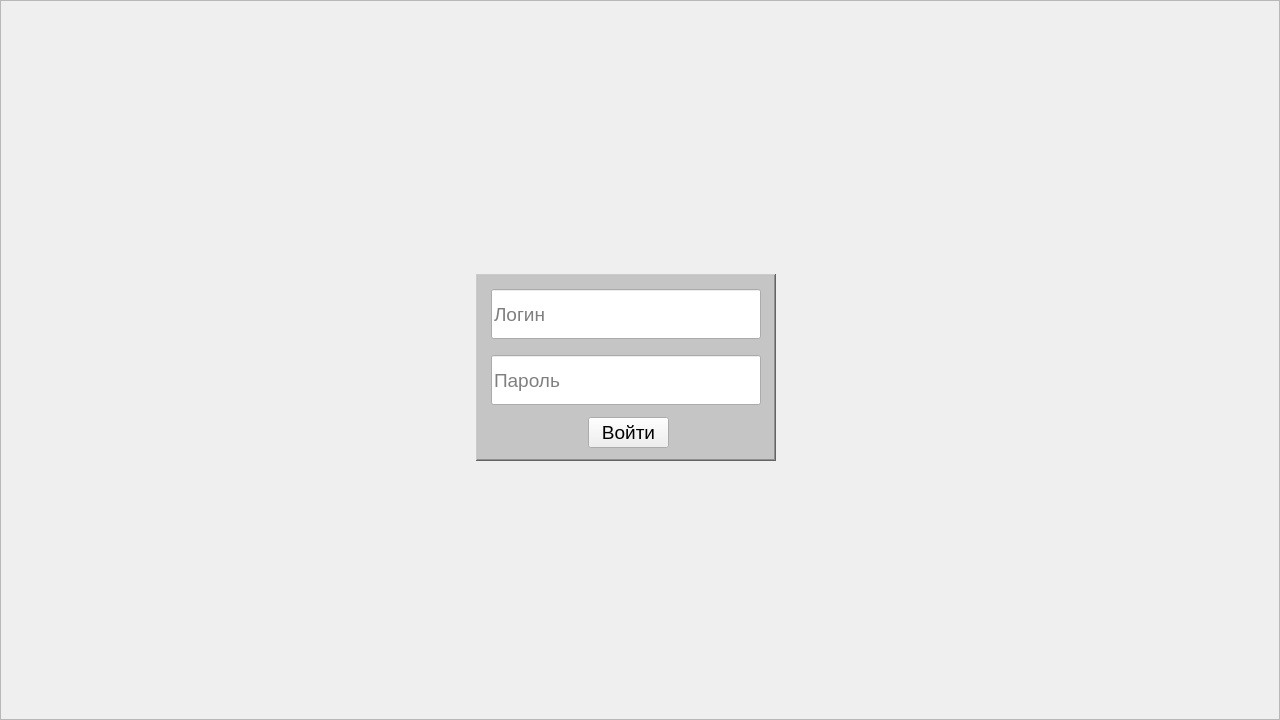
   <widget class="QFrame" name="Autorization">
    <property name="geometry">
     <rect>
      <x>0</x>
      <y>1000</y>
      <width>1280</width>
      <height>720</height>
     </rect>
    </property>
    <property name="frameShape">
     <enum>QFrame::StyledPanel</enum>
    </property>
    <property name="frameShadow">
     <enum>QFrame::Raised</enum>
    </property>
    <widget class="QLabel" name="LB_Background_2">
     <property name="geometry">
      <rect>
       <x>0</x>
       <y>0</y>
       <width>1280</width>
       <height>720</height>
      </rect>
     </property>
     <property name="frameShadow">
      <enum>QFrame::Plain</enum>
     </property>
     <property name="text">
      <string/>
     </property>
     <property name="pixmap">
      <pixmap resource="rsc.qrc">:/new/prefix1/backg.jpg</pixmap>
     </property>
     <property name="scaledContents">
      <bool>true</bool>
     </property>
    </widget>
    <widget class="QLineEdit" name="lineEdit_Password">
     <property name="geometry">
      <rect>
       <x>491</x>
       <y>355</y>
       <width>270</width>
       <height>50</height>
      </rect>
     </property>
     <property name="font">
      <font>
       <pointsize>14</pointsize>
      </font>
     </property>
     <property name="text">
      <string/>
     </property>
     <property name="placeholderText">
      <string>Пароль</string>
     </property>
    </widget>
    <widget class="QLabel" name="label_16">
     <property name="geometry">
      <rect>
       <x>-106</x>
       <y>952</y>
       <width>1280</width>
       <height>720</height>
      </rect>
     </property>
     <property name="text">
      <string/>
     </property>
     <property name="scaledContents">
      <bool>true</bool>
     </property>
     <property name="alignment">
      <set>Qt::AlignLeading|Qt::AlignLeft|Qt::AlignVCenter</set>
     </property>
    </widget>
    <widget class="QLabel" name="label_17">
     <property name="enabled">
      <bool>true</bool>
     </property>
     <property name="geometry">
      <rect>
       <x>476</x>
       <y>274</y>
       <width>300</width>
       <height>187</height>
      </rect>
     </property>
     <property name="palette">
      <palette>
       <active>
        <colorrole role="WindowText">
         <brush brushstyle="SolidPattern">
          <color alpha="255">
           <red>0</red>
           <green>0</green>
           <blue>0</blue>
          </color>
         </brush>
        </colorrole>
        <colorrole role="Button">
         <brush brushstyle="SolidPattern">
          <color alpha="180">
           <red>180</red>
           <green>180</green>
           <blue>180</blue>
          </color>
         </brush>
        </colorrole>
        <colorrole role="Light">
         <brush brushstyle="SolidPattern">
          <color alpha="255">
           <red>127</red>
           <green>255</green>
           <blue>127</blue>
          </color>
         </brush>
        </colorrole>
        <colorrole role="Midlight">
         <brush brushstyle="SolidPattern">
          <color alpha="255">
           <red>63</red>
           <green>255</green>
           <blue>63</blue>
          </color>
         </brush>
        </colorrole>
        <colorrole role="Dark">
         <brush brushstyle="SolidPattern">
          <color alpha="255">
           <red>0</red>
           <green>127</green>
           <blue>0</blue>
          </color>
         </brush>
        </colorrole>
        <colorrole role="Mid">
         <brush brushstyle="SolidPattern">
          <color alpha="255">
           <red>0</red>
           <green>170</green>
           <blue>0</blue>
          </color>
         </brush>
        </colorrole>
        <colorrole role="Text">
         <brush brushstyle="SolidPattern">
          <color alpha="255">
           <red>0</red>
           <green>0</green>
           <blue>0</blue>
          </color>
         </brush>
        </colorrole>
        <colorrole role="BrightText">
         <brush brushstyle="SolidPattern">
          <color alpha="255">
           <red>255</red>
           <green>255</green>
           <blue>255</blue>
          </color>
         </brush>
        </colorrole>
        <colorrole role="ButtonText">
         <brush brushstyle="SolidPattern">
          <color alpha="255">
           <red>0</red>
           <green>0</green>
           <blue>0</blue>
          </color>
         </brush>
        </colorrole>
        <colorrole role="Base">
         <brush brushstyle="SolidPattern">
          <color alpha="180">
           <red>180</red>
           <green>180</green>
           <blue>180</blue>
          </color>
         </brush>
        </colorrole>
        <colorrole role="Window">
         <brush brushstyle="SolidPattern">
          <color alpha="180">
           <red>180</red>
           <green>180</green>
           <blue>180</blue>
          </color>
         </brush>
        </colorrole>
        <colorrole role="Shadow">
         <brush brushstyle="SolidPattern">
          <color alpha="255">
           <red>0</red>
           <green>0</green>
           <blue>0</blue>
          </color>
         </brush>
        </colorrole>
        <colorrole role="AlternateBase">
         <brush brushstyle="SolidPattern">
          <color alpha="255">
           <red>127</red>
           <green>255</green>
           <blue>127</blue>
          </color>
         </brush>
        </colorrole>
        <colorrole role="ToolTipBase">
         <brush brushstyle="SolidPattern">
          <color alpha="255">
           <red>255</red>
           <green>255</green>
           <blue>220</blue>
          </color>
         </brush>
        </colorrole>
        <colorrole role="ToolTipText">
         <brush brushstyle="SolidPattern">
          <color alpha="255">
           <red>0</red>
           <green>0</green>
           <blue>0</blue>
          </color>
         </brush>
        </colorrole>
        <colorrole role="PlaceholderText">
         <brush brushstyle="SolidPattern">
          <color alpha="127">
           <red>0</red>
           <green>0</green>
           <blue>0</blue>
          </color>
         </brush>
        </colorrole>
        <colorrole role="Accent">
         <brush brushstyle="SolidPattern">
          <color alpha="255">
           <red>255</red>
           <green>255</green>
           <blue>255</blue>
          </color>
         </brush>
        </colorrole>
       </active>
       <inactive>
        <colorrole role="WindowText">
         <brush brushstyle="SolidPattern">
          <color alpha="255">
           <red>0</red>
           <green>0</green>
           <blue>0</blue>
          </color>
         </brush>
        </colorrole>
        <colorrole role="Button">
         <brush brushstyle="SolidPattern">
          <color alpha="180">
           <red>180</red>
           <green>180</green>
           <blue>180</blue>
          </color>
         </brush>
        </colorrole>
        <colorrole role="Light">
         <brush brushstyle="SolidPattern">
          <color alpha="255">
           <red>127</red>
           <green>255</green>
           <blue>127</blue>
          </color>
         </brush>
        </colorrole>
        <colorrole role="Midlight">
         <brush brushstyle="SolidPattern">
          <color alpha="255">
           <red>63</red>
           <green>255</green>
           <blue>63</blue>
          </color>
         </brush>
        </colorrole>
        <colorrole role="Dark">
         <brush brushstyle="SolidPattern">
          <color alpha="255">
           <red>0</red>
           <green>127</green>
           <blue>0</blue>
          </color>
         </brush>
        </colorrole>
        <colorrole role="Mid">
         <brush brushstyle="SolidPattern">
          <color alpha="255">
           <red>0</red>
           <green>170</green>
           <blue>0</blue>
          </color>
         </brush>
        </colorrole>
        <colorrole role="Text">
         <brush brushstyle="SolidPattern">
          <color alpha="255">
           <red>0</red>
           <green>0</green>
           <blue>0</blue>
          </color>
         </brush>
        </colorrole>
        <colorrole role="BrightText">
         <brush brushstyle="SolidPattern">
          <color alpha="255">
           <red>255</red>
           <green>255</green>
           <blue>255</blue>
          </color>
         </brush>
        </colorrole>
        <colorrole role="ButtonText">
         <brush brushstyle="SolidPattern">
          <color alpha="255">
           <red>0</red>
           <green>0</green>
           <blue>0</blue>
          </color>
         </brush>
        </colorrole>
        <colorrole role="Base">
         <brush brushstyle="SolidPattern">
          <color alpha="180">
           <red>180</red>
           <green>180</green>
           <blue>180</blue>
          </color>
         </brush>
        </colorrole>
        <colorrole role="Window">
         <brush brushstyle="SolidPattern">
          <color alpha="180">
           <red>180</red>
           <green>180</green>
           <blue>180</blue>
          </color>
         </brush>
        </colorrole>
        <colorrole role="Shadow">
         <brush brushstyle="SolidPattern">
          <color alpha="255">
           <red>0</red>
           <green>0</green>
           <blue>0</blue>
          </color>
         </brush>
        </colorrole>
        <colorrole role="AlternateBase">
         <brush brushstyle="SolidPattern">
          <color alpha="255">
           <red>127</red>
           <green>255</green>
           <blue>127</blue>
          </color>
         </brush>
        </colorrole>
        <colorrole role="ToolTipBase">
         <brush brushstyle="SolidPattern">
          <color alpha="255">
           <red>255</red>
           <green>255</green>
           <blue>220</blue>
          </color>
         </brush>
        </colorrole>
        <colorrole role="ToolTipText">
         <brush brushstyle="SolidPattern">
          <color alpha="255">
           <red>0</red>
           <green>0</green>
           <blue>0</blue>
          </color>
         </brush>
        </colorrole>
        <colorrole role="PlaceholderText">
         <brush brushstyle="SolidPattern">
          <color alpha="127">
           <red>0</red>
           <green>0</green>
           <blue>0</blue>
          </color>
         </brush>
        </colorrole>
        <colorrole role="Accent">
         <brush brushstyle="SolidPattern">
          <color alpha="255">
           <red>255</red>
           <green>255</green>
           <blue>255</blue>
          </color>
         </brush>
        </colorrole>
       </inactive>
       <disabled>
        <colorrole role="WindowText">
         <brush brushstyle="SolidPattern">
          <color alpha="255">
           <red>0</red>
           <green>127</green>
           <blue>0</blue>
          </color>
         </brush>
        </colorrole>
        <colorrole role="Button">
         <brush brushstyle="SolidPattern">
          <color alpha="180">
           <red>180</red>
           <green>180</green>
           <blue>180</blue>
          </color>
         </brush>
        </colorrole>
        <colorrole role="Light">
         <brush brushstyle="SolidPattern">
          <color alpha="255">
           <red>127</red>
           <green>255</green>
           <blue>127</blue>
          </color>
         </brush>
        </colorrole>
        <colorrole role="Midlight">
         <brush brushstyle="SolidPattern">
          <color alpha="255">
           <red>63</red>
           <green>255</green>
           <blue>63</blue>
          </color>
         </brush>
        </colorrole>
        <colorrole role="Dark">
         <brush brushstyle="SolidPattern">
          <color alpha="255">
           <red>0</red>
           <green>127</green>
           <blue>0</blue>
          </color>
         </brush>
        </colorrole>
        <colorrole role="Mid">
         <brush brushstyle="SolidPattern">
          <color alpha="255">
           <red>0</red>
           <green>170</green>
           <blue>0</blue>
          </color>
         </brush>
        </colorrole>
        <colorrole role="Text">
         <brush brushstyle="SolidPattern">
          <color alpha="255">
           <red>0</red>
           <green>127</green>
           <blue>0</blue>
          </color>
         </brush>
        </colorrole>
        <colorrole role="BrightText">
         <brush brushstyle="SolidPattern">
          <color alpha="255">
           <red>255</red>
           <green>255</green>
           <blue>255</blue>
          </color>
         </brush>
        </colorrole>
        <colorrole role="ButtonText">
         <brush brushstyle="SolidPattern">
          <color alpha="255">
           <red>0</red>
           <green>127</green>
           <blue>0</blue>
          </color>
         </brush>
        </colorrole>
        <colorrole role="Base">
         <brush brushstyle="SolidPattern">
          <color alpha="180">
           <red>180</red>
           <green>180</green>
           <blue>180</blue>
          </color>
         </brush>
        </colorrole>
        <colorrole role="Window">
         <brush brushstyle="SolidPattern">
          <color alpha="180">
           <red>180</red>
           <green>180</green>
           <blue>180</blue>
          </color>
         </brush>
        </colorrole>
        <colorrole role="Shadow">
         <brush brushstyle="SolidPattern">
          <color alpha="255">
           <red>0</red>
           <green>0</green>
           <blue>0</blue>
          </color>
         </brush>
        </colorrole>
        <colorrole role="AlternateBase">
         <brush brushstyle="SolidPattern">
          <color alpha="255">
           <red>0</red>
           <green>255</green>
           <blue>0</blue>
          </color>
         </brush>
        </colorrole>
        <colorrole role="ToolTipBase">
         <brush brushstyle="SolidPattern">
          <color alpha="255">
           <red>255</red>
           <green>255</green>
           <blue>220</blue>
          </color>
         </brush>
        </colorrole>
        <colorrole role="ToolTipText">
         <brush brushstyle="SolidPattern">
          <color alpha="255">
           <red>0</red>
           <green>0</green>
           <blue>0</blue>
          </color>
         </brush>
        </colorrole>
        <colorrole role="PlaceholderText">
         <brush brushstyle="SolidPattern">
          <color alpha="127">
           <red>0</red>
           <green>127</green>
           <blue>0</blue>
          </color>
         </brush>
        </colorrole>
        <colorrole role="Accent">
         <brush brushstyle="SolidPattern">
          <color alpha="255">
           <red>76</red>
           <green>255</green>
           <blue>76</blue>
          </color>
         </brush>
        </colorrole>
       </disabled>
      </palette>
     </property>
     <property name="focusPolicy">
      <enum>Qt::NoFocus</enum>
     </property>
     <property name="toolTip">
      <string/>
     </property>
     <property name="styleSheet">
      <string notr="true">background-color: rgba(180, 180, 180, 180);</string>
     </property>
     <property name="frameShape">
      <enum>QFrame::WinPanel</enum>
     </property>
     <property name="frameShadow">
      <enum>QFrame::Raised</enum>
     </property>
     <property name="text">
      <string/>
     </property>
     <property name="textFormat">
      <enum>Qt::AutoText</enum>
     </property>
     <property name="scaledContents">
      <bool>false</bool>
     </property>
     <property name="wordWrap">
      <bool>false</bool>
     </property>
     <property name="textInteractionFlags">
      <set>Qt::NoTextInteraction</set>
     </property>
    </widget>
    <widget class="QLineEdit" name="lineEdit_Login">
     <property name="geometry">
      <rect>
       <x>491</x>
       <y>289</y>
       <width>270</width>
       <height>50</height>
      </rect>
     </property>
     <property name="font">
      <font>
       <pointsize>14</pointsize>
      </font>
     </property>
     <property name="text">
      <string/>
     </property>
     <property name="placeholderText">
      <string>Логин</string>
     </property>
    </widget>
    <widget class="QPushButton" name="PB_AEnter">
     <property name="geometry">
      <rect>
       <x>588</x>
       <y>417</y>
       <width>81</width>
       <height>31</height>
      </rect>
     </property>
     <property name="font">
      <font>
       <pointsize>14</pointsize>
      </font>
     </property>
     <property name="text">
      <string>Войти</string>
     </property>
    </widget>
    <zorder>LB_Background_2</zorder>
    <zorder>label_16</zorder>
    <zorder>label_17</zorder>
    <zorder>lineEdit_Login</zorder>
    <zorder>PB_AEnter</zorder>
    <zorder>lineEdit_Password</zorder>
   </widget>
